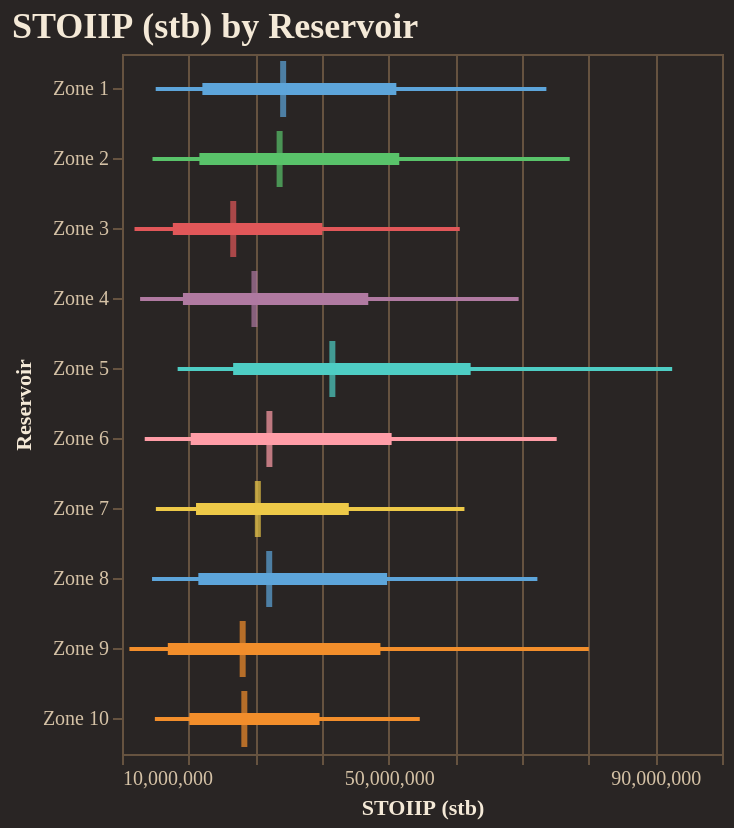

Source (notebook cell):
### Code cell
fig = reporter.plotter.forest_plot(
    "STOIIP (stb)", 
    backend=PLOTTING_BACKEND
)
fig.show()

### Figure 1 — Vega-Lite specification as saved in the notebook (floating-point values rounded to 4 significant figures)
{"config": {"background": "#292524", "view": {"fill": "#292524", "stroke": "#665340"}, "title": {"color": "#f4e9d7", "font": "Merriweather", "fontSize": 18, "fontWeight": 600, "subtitleColor": "#d5c2a6", "anchor": "start"}, "axis": {"domainColor": "#665340", "gridColor": "#665340", "tickColor": "#665340", "labelColor": "#d5c2a6", "titleColor": "#f4e9d7", "labelFont": "Merriweather", "titleFont": "Merriweather"}, "legend": {"titleColor": "#f4e9d7", "labelColor": "#d5c2a6", "labelFont": "Merriweather", "titleFont": "Merriweather", "orient": "top-right", "symbolType": "circle"}, "header": {"labelColor": "#d5c2a6", "titleColor": "#f4e9d7", "labelFont": "Merriweather", "titleFont": "Merriweather"}, "mark": {"color": "#c78d3b"}, "line": {"color": "#c78d3b"}, "bar": {"color": "#c78d3b"}, "point": {"color": "#ddb06d"}, "area": {"color": "#c78d3b", "opacity": 0.35}, "text": {"color": "#f4e9d7", "font": "Merriweather"}, "range": {"category": ["#5DA5DA", "#F28E2B", "#59C36A", "#E15759", "#B07AA1", "#4ECDC4", "#FF9DA7", "#EDC948"]}}, "layer": [{"mark": {"type": "rule", "strokeWidth": 2}, "encoding": {"color": {"field": "group", "legend": null, "type": "nominal"}, "x": {"field": "p10", "scale": {"zero": false}, "title": "STOIIP (stb)", "type": "quantitative"}, "x2": {"field": "p90"}, "y": {"field": "group", "sort": ["Zone 1", "Zone 2", "Zone 3", "Zone 4", "Zone 5", "Zone 6", "Zone 7", "Zone 8", "Zone 9", "Zone 10"], "title": "Reservoir", "type": "nominal"}}}, {"mark": {"type": "rule", "strokeWidth": 6}, "encoding": {"color": {"field": "group", "legend": null, "type": "nominal"}, "x": {"field": "p25", "scale": {"zero": false}, "title": "STOIIP (stb)", "type": "quantitative"}, "x2": {"field": "p75"}, "y": {"field": "group", "sort": ["Zone 1", "Zone 2", "Zone 3", "Zone 4", "Zone 5", "Zone 6", "Zone 7", "Zone 8", "Zone 9", "Zone 10"], "title": "Reservoir", "type": "nominal"}}}, {"mark": {"type": "tick", "color": "black", "size": 28, "thickness": 3}, "encoding": {"color": {"field": "group", "legend": null, "type": "nominal"}, "tooltip": [{"field": "group", "title": "Group", "type": "nominal"}, {"field": "p10", "title": "P10", "type": "quantitative"}, {"field": "p25", "title": "P25", "type": "quantitative"}, {"field": "median", "title": "Median", "type": "quantitative"}, {"field": "p75", "title": "P75", "type": "quantitative"}, {"field": "p90", "title": "P90", "type": "quantitative"}], "x": {"field": "median", "scale": {"zero": false}, "title": "STOIIP (stb)", "type": "quantitative"}, "y": {"field": "group", "sort": ["Zone 1", "Zone 2", "Zone 3", "Zone 4", "Zone 5", "Zone 6", "Zone 7", "Zone 8", "Zone 9", "Zone 10"], "title": "Reservoir", "type": "nominal"}}}], "data": {"name": "data-ab2be8caf2421bc1655e66a4440c0bab"}, "height": 350, "title": "STOIIP (stb) by Reservoir", "width": "container", "$schema": "https://vega.github.io/schema/vega-lite/v5.20.1.json", "datasets": {"data-ab2be8caf2421bc1655e66a4440c0bab": [{"group": "Zone 1", "p10": 15060000.0, "p25": 22060000.0, "median": 34170000.0, "p75": 51150000.0, "p90": 73660000.0}, {"group": "Zone 2", "p10": 14580000.0, "p25": 21610000.0, "median": 33640000.0, "p75": 51590000.0, "p90": 77160000.0}, {"group": "Zone 3", "p10": 11880000.0, "p25": 17620000.0, "median": 26690000.0, "p75": 40060000.0, "p90": 60660000.0}, {"group": "Zone 4", "p10": 12720000.0, "p25": 19140000.0, "median": 29870000.0, "p75": 46940000.0, "p90": 69500000.0}, {"group": "Zone 5", "p10": 18350000.0, "p25": 26670000.0, "median": 41550000.0, "p75": 62300000.0, "p90": 92520000.0}, {"group": "Zone 6", "p10": 13410000.0, "p25": 20290000.0, "median": 32110000.0, "p75": 50450000.0, "p90": 75200000.0}, {"group": "Zone 7", "p10": 15080000.0, "p25": 21100000.0, "median": 30380000.0, "p75": 44020000.0, "p90": 61370000.0}, {"group": "Zone 8", "p10": 14510000.0, "p25": 21450000.0, "median": 32080000.0, "p75": 49770000.0, "p90": 72310000.0}, {"group": "Zone 9", "p10": 11110000.0, "p25": 16870000.0, "median": 28100000.0, "p75": 48760000.0, "p90": 80030000.0}, {"group": "Zone 10", "p10": 14930000.0, "p25": 20100000.0, "median": 28350000.0, "p75": 39630000.0, "p90": 54670000.0}]}}
